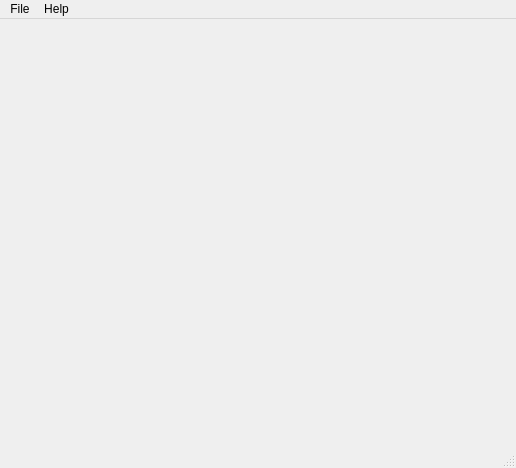
<?xml version="1.0" encoding="UTF-8"?>
<ui version="4.0">
 <class>MainWindow</class>
 <widget class="QMainWindow" name="MainWindow">
  <property name="geometry">
   <rect>
    <x>0</x>
    <y>0</y>
    <width>516</width>
    <height>468</height>
   </rect>
  </property>
  <property name="windowTitle">
   <string>MainWindow</string>
  </property>
  <widget class="QWidget" name="centralwidget"/>
  <widget class="QMenuBar" name="menubar">
   <property name="geometry">
    <rect>
     <x>0</x>
     <y>0</y>
     <width>516</width>
     <height>25</height>
    </rect>
   </property>
   <widget class="QMenu" name="menuFile">
    <property name="title">
     <string>File</string>
    </property>
    <addaction name="actionOpen_Spec_File"/>
    <addaction name="separator"/>
    <addaction name="actionExit"/>
   </widget>
   <widget class="QMenu" name="menuHelp">
    <property name="title">
     <string>Help</string>
    </property>
    <addaction name="actionAbout_Connectome_Workbench"/>
   </widget>
   <addaction name="menuFile"/>
   <addaction name="menuHelp"/>
  </widget>
  <widget class="QStatusBar" name="statusbar"/>
  <action name="actionExit">
   <property name="text">
    <string>Exit</string>
   </property>
  </action>
  <action name="actionOpen_Spec_File">
   <property name="text">
    <string>Open Spec File...</string>
   </property>
  </action>
  <action name="actionAbout_Connectome_Workbench">
   <property name="text">
    <string>About Connectome Workbench...</string>
   </property>
  </action>
 </widget>
 <resources/>
 <connections/>
</ui>
